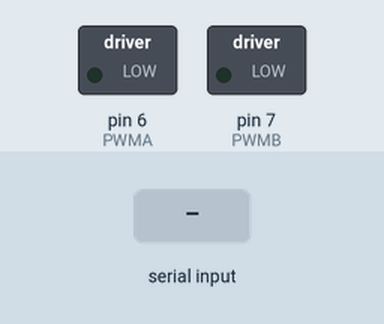
This sketch was run on a simulated Arduino Uno, built with avr-gcc and run on an emulated ATmega328P. Parts: switched loads named in the sketch (green lamp = pin HIGH). The test bench sets the inputs (shaded band). What the sketch prints to the serial monitor is not drawn.

Above: at 1.2 s.
1.3 s: "G90\n" received over Serial
At 3.1 s:
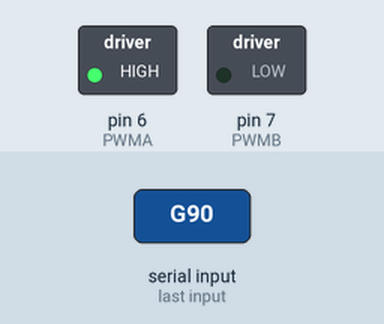
Timing chart, 0 to 4.6 s (numbered marks = the images above; inputs shaded):
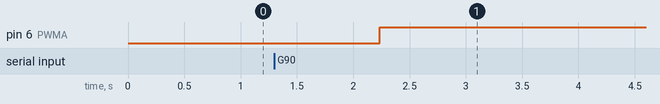

Measured:
- after the input at 1.3 s, pin 6 (PWMA): LOW → HIGH after 0.94 s

The sketch:

PID.ino
```cpp
#include <PID_v1.h>    // Librería PID de Brett Beauregard: https://playground.arduino.cc/Code/PIDLibrary

// Velocidad
byte Encoder_C1Last;
boolean Direccion;
double Sensi = 0.0;
// ********************************************** I/O *****************************************************************************
const byte    encA = 19;              // Entrada de la señal A del encoder.
const byte    encB = 18;              // Entrada de la señal B del encoder.
const byte    PWMA = 6;              // Salida PWM al primer pin.
const byte    PWMB = 7;              // Salida PWM al segundo pin.
// ************************************************ Variables PID *****************************************************************
double        Setpoint = 0.0, Input = 0.0, Output = 0.0;  // Setpoint = Posición designada; Input = Posición del motor; Output = Tensión de salida para el motor.
double        kp = 0.0, ki = 0.0, kd = 0.0;               // Constante proporcional, integral y derivativa.
double        outMax = 0.0, outMin = 0.0;                 // Límites para no sobrepasar la resolución del PWM.
double        Grados = 0.0, Respuesta = 0.0;
// **************************************************** Otras Variables ***********************************************************
volatile long contador = 0;           // Guarda los pulsos del encoder.
byte          ant = 0, act = 0;       // Sólo se utiliza los dos primeros bits de estas variables y servirán para decodificar el encoder (ant = anterior, act = actual).
byte          cmd = 0;                // Byte para la comunicación serie (cmd = comando).
unsigned int  tmp = 0;                // Tiempo de muestreo.
const byte    ledok = 13;             // Led para mostrar que el motor ya ha llegado a la posición designada.
// ********************************************************************************************************************************

PID myPID(&Input, &Output, &Setpoint, 0.0, 0.0, 0.0, DIRECT); // Parámetros y configuración para invocar la librería.

void setup()
{
  Serial.begin(2000000);
  pinMode(PWMA, OUTPUT);              // Declara las dos salidas PWM para el control del motor (pin 5).
  pinMode(PWMB, OUTPUT);              //                                                       (pin 6).
  digitalWrite(PWMA, LOW);            // Y ambas salidas las inicializa a cero.
  digitalWrite(PWMB, LOW);

  TCCR0B = TCCR0B & B11111000 | 1;   // Configuración de la frecuencia del PWM para los pines 5 y 6.
                                     // Podemos variar la frecuencia del PWM con un número de 1 (32KHz) hasta 7 (32Hz). El número que pongamos es un divisor de frecuencia. Min.=7, Max.=1.

  attachInterrupt(digitalPinToInterrupt(encA), encoder, CHANGE); // En cualquier flanco ascendente o descendente

  outMax =  255.0;                    // Límite máximo del PWM.
  outMin = -outMax;                   // Límite mínimo del PWM.

  tmp = 1;                           // Tiempo de muestreo en milisegundos.

  kp = 2.1;//2.701;                          // Constantes PID iniciales.
  ki = 3.2;//9.324;   // m2 = 2.0
  kd = 0.1956;

  myPID.SetSampleTime(tmp);             // Envía a la librería el tiempo de muestreo.
  myPID.SetOutputLimits(outMin, outMax);// Límites máximo y mínimo; corresponde a Max.: 0=0V hasta 255=5V (PWMA), y Min.: 0=0V hasta -255=5V (PWMB). Ambos PWM se convertirán a la salida en valores absolutos, nunca negativos.
  myPID.SetTunings(kp, ki, kd);         // Constantes de sintonización.
  myPID.SetMode(AUTOMATIC);             // Habilita el control PID (por defecto).
  Setpoint = (double)contador;          // Para evitar que haga cosas raras al inciarse, igualamos los dos valores para que comience estando el motor parado.

  imprimir(3);                        // Muestra los datos de sintonización y el tiempo de muestreo por el terminal serie.
}

void loop()
{

//El valor de 2.291666667 sale entre la razón de 825 pulsos y 360 grados.    0.29166666666666666666666666666667

 Setpoint = Grados*Sensi; //Es para ingresar valores de 0 a 360 grados como setpoint.
 Respuesta = contador/Sensi; //En este caso el contador que seria la respuestas en forma de pulsos.

  Input = (double)contador;           // Lectura del encoder óptico. El valor del contador se incrementa/decrementa a través de las interrupciones externas (pines 2 y 3).

  while(!myPID.Compute());            // Mientras no se cumpla el tiempo de muestreo, se queda en este bucle.

  // *********************************************** Control del Motor *************************************************
  if (((long)Setpoint - contador) == 0)// Cuando está en el punto designado, parar el motor.
  {
    digitalWrite(PWMA, LOW);          // Pone a 0 los dos pines del puente en H.
    digitalWrite(PWMB, LOW);
    digitalWrite(ledok, HIGH);        // Se enciende el led (pin 13) para avisar visualmente que está en la posición designada.
  }
  else                                // En caso contrario hay que mirar si el motor va hacia delante o hacia atrás, con el signo de la variable Output.
  {
    if (Output >0.0)                 // Mueve el motor hacia delante con el PWM correspondiente a su posición.
    {
      digitalWrite(PWMB, LOW);        // Pone a 0 el segundo pin del puente en H.
      analogWrite(PWMA, abs(Output)); // Por el primer pin sale la señal PWM.
    }
    else                              // Mueve el motor hacia  atrás   con el PWM correspondiente a su posición.
    {
      digitalWrite(PWMA, LOW);        // Pone a 0 el primer pin del puente en H.
      analogWrite(PWMB, abs(Output)); // Por el segundo pin sale la señal PWM.
    }
  }

  // Recepción de datos para posicionar el motor, modificar las constantes PID o el tiempo de muestreo.
  if (Serial.available() > 0)           // Comprueba si ha recibido algún dato por el terminal serie.
  {
    cmd = 0;                            // Por seguridad se limpia cmd.
    cmd = Serial.read();                // cmd guarda el byte recibido.
    if (cmd > 31)
    {
      byte flags = 0;                                     // Borramos la bandera que decide lo que hay que imprimir.
      if (cmd >  'Z') cmd -= 32;                          // Si una letra entra en minúscula la covierte en mayúscula.

      // Decodificador para modificar las constantes PID.
      switch(cmd)                                                                            // p2.5 i0.5 d40 carga valores en kp, ki y kd.
      {                                                                                      // Tambien se puede uno por uno (Chicaneo :v).
        case 'P': kp  = Serial.parseFloat(); myPID.SetTunings(kp, ki, kd); flags = 1; break; // Carga las constantes y muestra los valores de las variables que hayan sido modificadas.
        case 'I': ki  = Serial.parseFloat(); myPID.SetTunings(kp, ki, kd); flags = 1; break;
        case 'D': kd  = Serial.parseFloat(); myPID.SetTunings(kp, ki, kd); flags = 1; break;
        case 'T': tmp = Serial.parseInt();   myPID.SetSampleTime(tmp);     flags = 1; break;
        case 'G': Grados = Serial.parseFloat();                            flags = 2; Sensi = 0.4321; break;  // Posicion en grados g180, se posiciona en 180.
        case 'K':                                                          flags = 3; break;  // K para ver los parametros anteriores del PID.
      }
      digitalWrite(ledok, LOW);       // Cuando entra una posición nueva se apaga el led y no se volverá a encender hasta que el motor llegue a la posición dada.

      imprimir(flags);
    }
  }
Serial.print(Grados);
Serial.print(" ");
Serial.println(contador);

}

void encoder()
{
  int Lstate = digitalRead(encA);
  if ((Encoder_C1Last == LOW) && Lstate == HIGH)
  {
    int val = digitalRead(encB);
    if (val == LOW && Direccion)
    {
      Direccion = false; //Reverse
    }
    else if (val == HIGH && !Direccion)
    {
      Direccion = true;  //Forward
    }
  }
  Encoder_C1Last = Lstate;
  if (!Direccion)  contador++;
  else  contador--;
  ant=act;                          // Guardamos el valor 'act' en 'ant' para convertirlo en pasado.
  act=PIND & 12;                    // Guardamos en 'act' el valor que hay en ese instante en el encoder.
}

void imprimir(byte flag) // Imprime en el terminal serie los datos de las contantes PID, tiempo de muestreo y posición. En los demás casos sólo imprime la posición del motor.
{
  if ((flag == 1) || (flag == 3))
  {
    Serial.print("KP=");     Serial.print(kp);
    Serial.print(" KI=");    Serial.print(ki);
    Serial.print(" KD=");    Serial.print(kd);
    Serial.print(" Time=");  Serial.println(tmp);
  }
}
```
